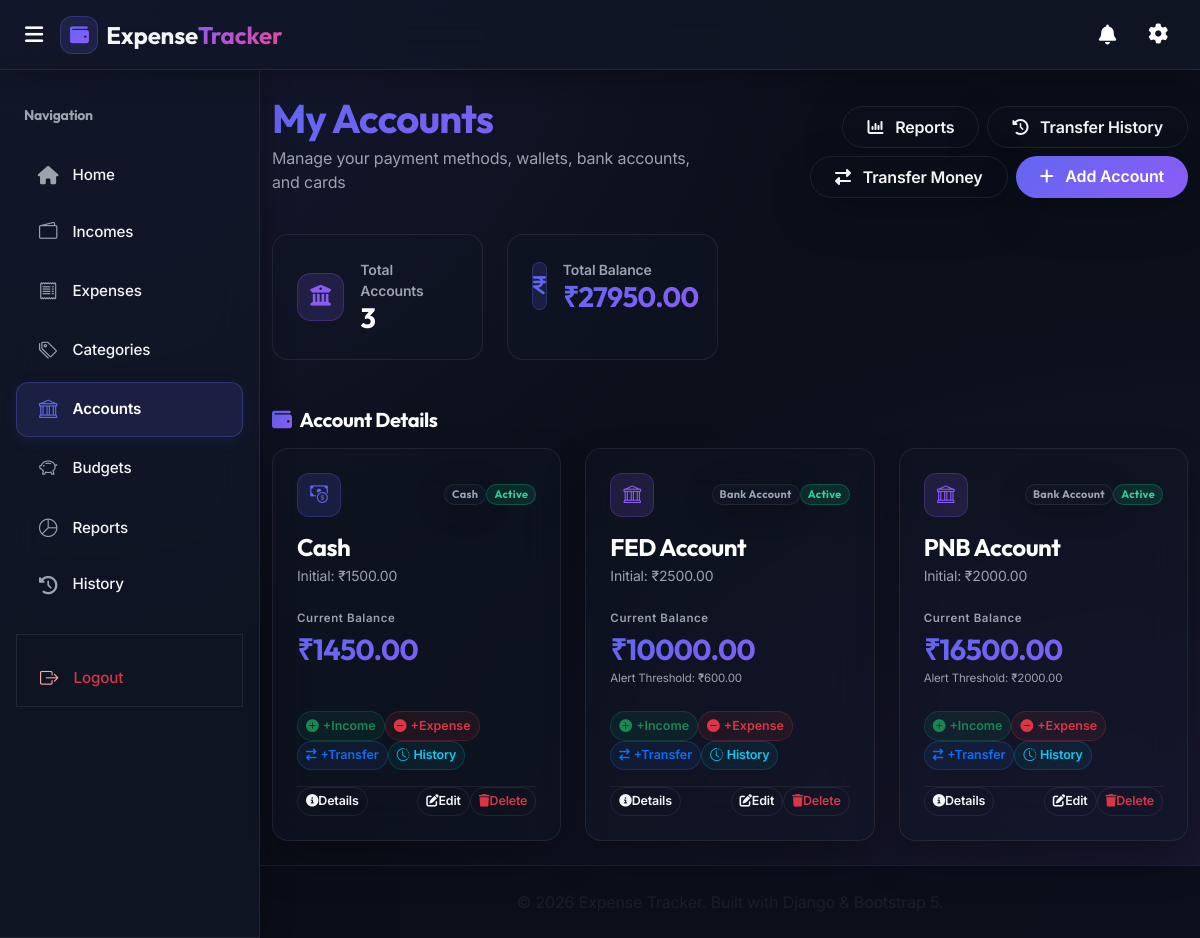
The app's page /accounts/manage/ (signed in) with its own data.
### accounts/models.py (models this page shows, shortened)
class Account(models.Model):
    ACCOUNT_TYPES = [
        ('Cash', 'Cash'),
        ('Bank Account', 'Bank Account'),
        ('Wallet', 'Wallet'),
        ('Credit Card', 'Credit Card'),
        ('UPI', 'UPI'),
    ]
    user = models.ForeignKey(User, on_delete=models.CASCADE, related_name='financial_accounts')
    name = models.CharField(max_length=100)
    account_type = models.CharField(max_length=50, choices=ACCOUNT_TYPES)
    initial_balance = models.DecimalField(max_digits=12, decimal_places=2, default=Decimal('0.00'))
    minimum_balance = models.DecimalField(max_digits=12, decimal_places=2, default=Decimal('0.00'), blank=True)
    STATUS_CHOICES = [
        ('ACTIVE', 'Active'),
        ('INACTIVE', 'Inactive'),
        ('CLOSED', 'Closed'),
    ]
    status = models.CharField(max_length=20, choices=STATUS_CHOICES, default='ACTIVE')
    notes = models.TextField(blank=True, null=True)
    created_at = models.DateTimeField(auto_now_add=True)
    updated_at = models.DateTimeField(auto_now=True)
    class Meta:
        ordering = ['name']
    def __str__(self):
        return f"{self.name} ({self.account_type})"
    @property
    def current_balance(self):
        total_income = self.incomes.aggregate(total=models.Sum('amount'))['total'] or Decimal('0.00')
        total_expense = self.expenses.aggregate(total=models.Sum('amount'))['total'] or Decimal('0.00')
        outgoing_transfers = self.outgoing_transfers.aggregate(total=models.Sum('amount'))['total'] or Decimal('0.00')
        incoming_transfers = self.incoming_transfers.aggregate(total=models.Sum('amount'))['total'] or Decimal('0.00')
        return (
            Decimal(str(self.initial_balance)) +
            Decimal(str(total_income)) -
            Decimal(str(total_expense)) +
            Decimal(str(incoming_transfers)) -
            Decimal(str(outgoing_transfers))
        )
    @property
    def bootstrap_icon(self):
        mapping = {
            'Cash': 'bi-cash-coin',
            'Bank Account': 'bi-bank',
            'Wallet': 'bi-wallet2',
            'Credit Card': 'bi-credit-card',
            'UPI': 'bi-qr-code',
        }
        return mapping.get(self.account_type, 'bi-wallet2')
    @property
    def theme_color_class(self):
        mapping = {
            'Cash': 'color-1',
            'Bank Account': 'color-2',
            'Wallet': 'color-2',
            'Credit Card': 'color-3',
            'UPI': 'color-1',
        }
        return mapping.get(self.account_type, 'color-2')
    @property
    def is_below_minimum(self):
        if self.status == 'CLOSED':
            return False
        try:
            show_alerts = self.user.settings.low_balance_alerts
        except Exception:
            show_alerts = True
        if not show_alerts:
            return False
        if self.minimum_balance is not None and self.minimum_balance > 0:
            return self.current_balance <= self.minimum_balance
        return False

### accounts/views.py (the view, shortened to what this page needs)
# urls.py: path('manage/', AccountListView.as_view(), name='account-list'),
class AccountListView(LoginRequiredMixin, ListView):
    model = Account
    template_name = 'accounts/account_list.html'
    context_object_name = 'accounts'
    def get_queryset(self):
        return Account.objects.filter(user=self.request.user)
    def get_context_data(self, **kwargs):
        context = super().get_context_data(**kwargs)
        accounts = self.get_queryset()
        total_balance = sum(acc.current_balance for acc in accounts)
        context['total_balance'] = total_balance
        return context

### accounts/templates/accounts/account_list.html (shortened to what this page needs)
{% extends 'base.html' %}
{% block content %}
<div class="container py-4">
    <div class="row align-items-center mb-4">
        <div class="col-md-6">
            <h1 class="fw-bold font-outfit text-gradient mb-1">My Accounts</h1>
            <p class="text-muted-custom">Manage your payment methods, wallets, bank accounts, and cards</p>
        </div>
        <div class="col-md-6 text-md-end mt-3 mt-md-0 d-flex justify-content-start justify-content-md-end gap-2 flex-wrap">
            <a href="{% url 'account-reports' %}"
                class="btn btn-outline-custom px-4 py-2 rounded-pill fw-semibold shadow-lg">
                <i class="fa-solid fa-chart-column me-2"></i> Reports
            </a>
            <a href="{% url 'transfer-list' %}"
                class="btn btn-outline-custom px-4 py-2 rounded-pill fw-semibold shadow-lg">
                <i class="fa-solid fa-clock-rotate-left me-2"></i> Transfer History
            </a>
            <a href="{% url 'account-transfer' %}"
                class="btn btn-outline-custom px-4 py-2 rounded-pill fw-semibold shadow-lg">
                <i class="fa-solid fa-right-left me-2"></i> Transfer Money
            </a>
            <a href="{% url 'account-add' %}"
                class="btn btn-primary-gradient px-4 py-2 rounded-pill fw-semibold shadow-lg">
                <i class="fa-solid fa-plus me-2"></i> Add Account
            </a>
        </div>
    </div>
    <div class="row g-4 mb-5">
        <div class="col-md-6 col-lg-3">
            <div class="card-feature p-4 rounded-4 text-white h-100">
                <div class="d-flex align-items-center">
                    <div class="feature-icon mb-0 color-2 me-3">
                        <i class="fa-solid fa-building-columns"></i>
                    </div>
                    <div>
                        <p class="text-muted-custom small mb-0 uppercase fw-semibold">Total Accounts</p>
                        <h3 class="fw-bold mb-0 font-outfit">{{ accounts.count }}</h3>
                    </div>
                </div>
            </div>
        </div>
        <div class="col-md-6 col-lg-3">
            <div class="card-feature p-4 rounded-4 text-white h-100">
                <div class="d-flex align-items-center">
                    <div class="feature-icon mb-0 color-1 me-3">
                        <i class="fa-solid fa-indian-rupee-sign"></i>
                    </div>
                    <div>
                        <p class="text-muted-custom small mb-0 uppercase fw-semibold">Total Balance</p>
                        <h3 class="fw-bold mb-0 font-outfit text-gradient">{{ currency_symbol }}{{ total_balance|floatformat:2 }}</h3>
                    </div>
                </div>
            </div>
        </div>
    </div>
    <h5 class="fw-bold font-outfit text-white mb-3">
        <i class="fa-solid fa-wallet me-2 text-gradient"></i>Account Details
    </h5>
    <div class="row g-4">
        {% for acc in accounts %}
        <div class="col-md-6 col-lg-4">
            <div class="card-hero card-feature p-4 rounded-4 text-white h-100 d-flex flex-column justify-content-between position-relative" style="transition: all 0.3s ease;">
                <a href="{% url 'account-detail' acc.pk %}" class="text-decoration-none text-white d-block">
                    <div class="d-flex align-items-center justify-content-between mb-3">
                        <div class="feature-icon mb-0 {{ acc.theme_color_class }}" style="width: 44px; height: 44px; border-radius: 12px; font-size: 1.1rem;">
                            <i class="bi {{ acc.bootstrap_icon }}"></i>
                        </div>
                        <div class="d-flex gap-1.5 align-items-center">
                            <span class="badge bg-glass border border-glass text-muted-custom px-2.5 py-1.5 rounded-pill font-outfit small uppercase" style="font-size: 0.68rem; letter-spacing: 0.03em;">
                                {{ acc.account_type }}
                            </span>
                            {% if acc.status == 'ACTIVE' %}
                            <span class="badge rounded-pill font-outfit uppercase" style="background: rgba(16, 185, 129, 0.15) !important; border: 1px solid rgba(16, 185, 129, 0.3) !important; color: #34d399 !important; font-size: 0.68rem; letter-spacing: 0.03em; padding: 0.35em 0.65em;">
                                Active
                            </span>
                            {% elif acc.status == 'INACTIVE' %}
                            <span class="badge rounded-pill font-outfit uppercase" style="background: rgba(245, 158, 11, 0.15) !important; border: 1px solid rgba(245, 158, 11, 0.3) !important; color: #fbbf24 !important; font-size: 0.68rem; letter-spacing: 0.03em; padding: 0.35em 0.65em;">
                                Inactive
                            </span>
                            {% elif acc.status == 'CLOSED' %}
                            <span class="badge rounded-pill font-outfit uppercase" style="background: rgba(239, 68, 68, 0.15) !important; border: 1px solid rgba(239, 68, 68, 0.3) !important; color: #f87171 !important; font-size: 0.68rem; letter-spacing: 0.03em; padding: 0.35em 0.65em;">
                                Closed
                            </span>
                            {% endif %}
                        </div>
                    </div>
                    <h4 class="fw-bold font-outfit mb-1 text-white">{{ acc.name }}</h4>
                    <p class="text-muted-custom small mb-4">Initial: {{ currency_symbol }}{{ acc.initial_balance|floatformat:2 }}</p>
                    <div class="mb-4">
                        <span class="text-muted-custom small uppercase fw-semibold d-block mb-1" style="font-size: 0.72rem; letter-spacing: 0.05em;">Current Balance</span>
                        <h2 class="fw-bold font-outfit mb-0 {% if acc.current_balance >= 0 %}text-gradient{% else %}text-gradient-alt{% endif %}" style="font-size: 1.8rem;">
                            {{ currency_symbol }}{{ acc.current_balance|floatformat:2 }}
                        </h2>
                        {% if acc.is_below_minimum %}
                        <div class="d-flex align-items-center gap-1.5 mt-2">
                            <span class="badge rounded-pill fw-semibold" style="background: rgba(245,158,11,0.15); border: 1px solid rgba(245,158,11,0.3); color: #fbbf24; font-size: 0.68rem; padding: 0.3em 0.65em; letter-spacing: 0.03em;">
                                <i class="fa-solid fa-triangle-exclamation me-1" style="font-size: 0.65rem;"></i>Low Balance Alert - Threshold {{ currency_symbol }}{{ acc.minimum_balance|floatformat:0 }}
                            </span>
                        </div>
                        {% elif acc.minimum_balance and acc.minimum_balance > 0 %}
                        <p class="text-muted-custom mb-0 mt-1" style="font-size: 0.72rem;">Alert Threshold: {{ currency_symbol }}{{ acc.minimum_balance|floatformat:2 }}</p>
                        {% endif %}
                    </div>
                </a>
                <div>
                    <div class="d-flex gap-1.5 mb-3 flex-wrap">
                        <button type="button" class="btn btn-sm rounded-pill px-2.5 py-1 fw-semibold text-success d-inline-flex align-items-center gap-1"
                                style="background: rgba(16, 185, 129, 0.08); border: 1px solid rgba(16, 185, 129, 0.2); font-size: 0.78rem;"
                                onmouseenter="this.style.background='rgba(16, 185, 129, 0.15)'"
                                onmouseleave="this.style.background='rgba(16, 185, 129, 0.08)'"
                                data-bs-toggle="modal" data-bs-target="#globalAddIncomeModal" data-account-id="{{ acc.pk }}">
                            <i class="bi bi-plus-circle-fill" style="font-size:0.8rem;"></i> +Income
                        </button>
                        <button type="button" class="btn btn-sm rounded-pill px-2.5 py-1 fw-semibold text-danger d-inline-flex align-items-center gap-1"
                                style="background: rgba(239, 68, 68, 0.08); border: 1px solid rgba(239, 68, 68, 0.2); font-size: 0.78rem;"
                                onmouseenter="this.style.background='rgba(239, 68, 68, 0.15)'"
                                onmouseleave="this.style.background='rgba(239, 68, 68, 0.08)'"
                                data-bs-toggle="modal" data-bs-target="#globalAddExpenseModal" data-account-id="{{ acc.pk }}">
                            <i class="bi bi-dash-circle-fill" style="font-size:0.8rem;"></i> +Expense
                        </button>
                        <button type="button" class="btn btn-sm rounded-pill px-2.5 py-1 fw-semibold text-primary d-inline-flex align-items-center gap-1"
                                style="background: rgba(59, 130, 246, 0.08); border: 1px solid rgba(59, 130, 246, 0.2); font-size: 0.78rem;"
                                onmouseenter="this.style.background='rgba(59, 130, 246, 0.15)'"
                                onmouseleave="this.style.background='rgba(59, 130, 246, 0.08)'"
                                data-bs-toggle="modal" data-bs-target="#globalAddTransferModal" data-account-id="{{ acc.pk }}">
                            <i class="fa-solid fa-arrow-right-arrow-left" style="font-size:0.75rem;"></i> +Transfer
                        </button>
                        <a href="{% url 'transaction-history' %}?account={{ acc.pk }}" class="btn btn-sm rounded-pill px-2.5 py-1 fw-semibold text-info d-inline-flex align-items-center gap-1"
                           style="background: rgba(6, 182, 212, 0.08); border: 1px solid rgba(6, 182, 212, 0.2); text-decoration:none; font-size: 0.78rem;"
                           onmouseenter="this.style.background='rgba(6, 182, 212, 0.15)'"
                           onmouseleave="this.style.background='rgba(6, 182, 212, 0.08)'">
                            <i class="bi bi-clock-history" style="font-size:0.8rem;"></i> History
                        </a>
                    </div>
                    <div class="d-flex gap-2 justify-content-between border-top pt-2.5" style="border-top-color: rgba(255,255,255,0.06) !important;">
                        <a href="{% url 'account-detail' acc.pk %}" class="btn btn-outline-custom btn-sm rounded-pill px-2.5 py-1.5 fw-semibold d-inline-flex align-items-center gap-1.5" style="font-size: 0.78rem;">
                            <i class="fa-solid fa-circle-info"></i> Details
                        </a>
                        <div class="d-flex gap-1.5">
                            <a href="{% url 'account-edit' acc.pk %}" class="btn btn-outline-custom btn-sm rounded-pill px-2 py-1.5 fw-semibold d-inline-flex align-items-center gap-1.5" style="font-size: 0.78rem;">
                                <i class="fa-solid fa-pen-to-square"></i> Edit
                            </a>
                            <a href="{% url 'account-delete' acc.pk %}" class="btn btn-outline-custom btn-sm rounded-pill px-2 py-1.5 fw-semibold d-inline-flex align-items-center gap-1.5 text-danger border-danger-hover" style="font-size: 0.78rem;">
                                <i class="fa-solid fa-trash"></i> Delete
                            </a>
                        </div>
                    </div>
                </div>
            </div>
        </div>
        {% endfor %}
    </div>
</div>
{% endblock %}

### records on screen
Account: account_type "Cash", status "Active", name "Cash", currency_symbol "₹", initial_balance "1500.00", current_balance "1450.00"
Account: account_type "Bank Account", status "Active", name "FED Account", currency_symbol "₹", initial_balance "2500.00", current_balance "10000.00", minimum_balance "600.00"
Account: account_type "Bank Account", status "Active", name "PNB Account", currency_symbol "₹", initial_balance "2000.00", current_balance "16500.00", minimum_balance "2000.00"

### other values on screen
{{ accounts.count }} "3"
{{ currency_symbol }} "₹"
{{ total_balance|floatformat:2 }} "27950.00"
